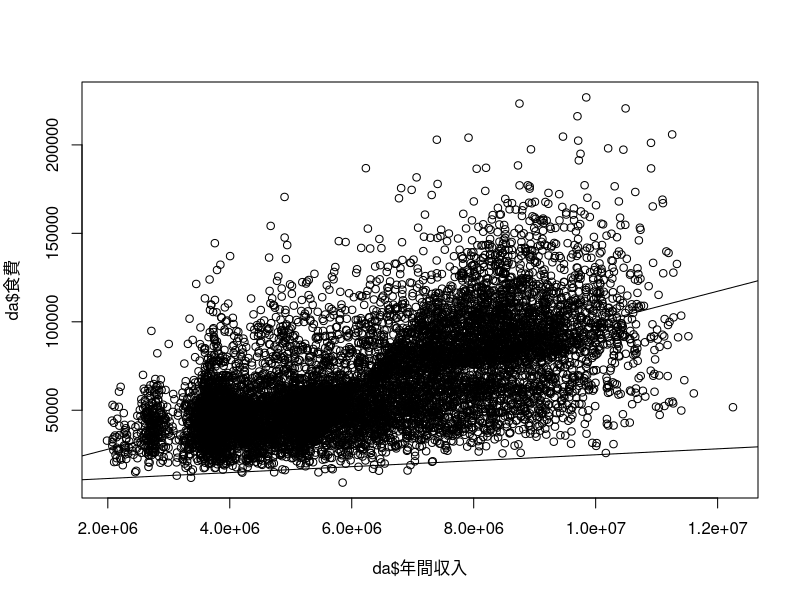

The R source for this figure:
da <- read.csv("gacoo_datascience/week4/dummydata_A.csv", stringsAsFactors=FALSE)
da$食費 <- as.numeric(gsub(",","",da$食費))
da$年間収入 <- as.numeric(gsub(",","",da$年間収入))
da$光熱.水道費 <- as.numeric(gsub(",","",da$光熱.水道費))

# 散布図
plot(da$年間収入, da$食費)

# 食費と年間収入を回帰分析
da.lm <- lm(食費 ~ 年間収入, data = da)
abline(da.lm) # 回帰直線を引く
summary(da.lm) #=> Multiple R-squared:  0.3934

# 年間収入600万の場合の食費を予測
predict(da.lm, newdata = data.frame(年間収入 = 6000000))
#=> 63685.36

# 光熱・水道費と年間収入を回帰分析
da.lm2 <- lm(光熱.水道費 ~ 年間収入, data = da)
abline(da.lm2) # 回帰直線を引く
summary(da.lm2) #=> Multiple R-squared:  0.1846
